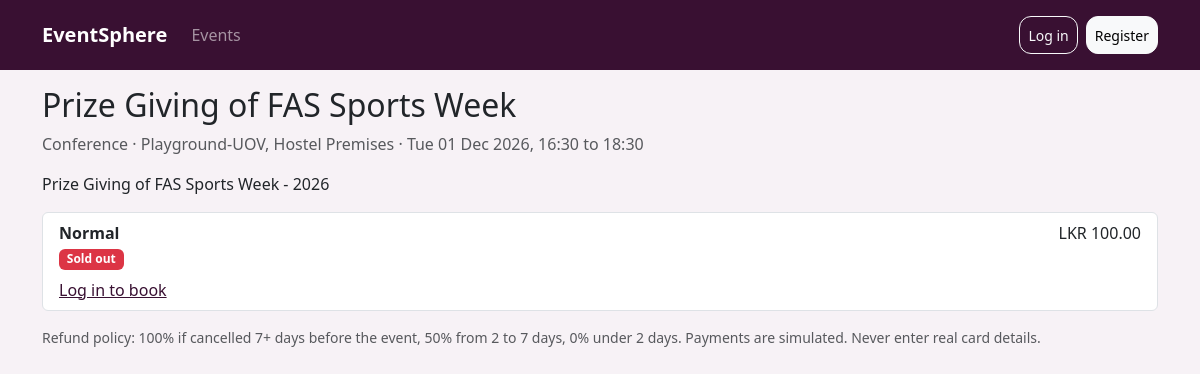
/events/6, run on an earlier commit of the app's database.
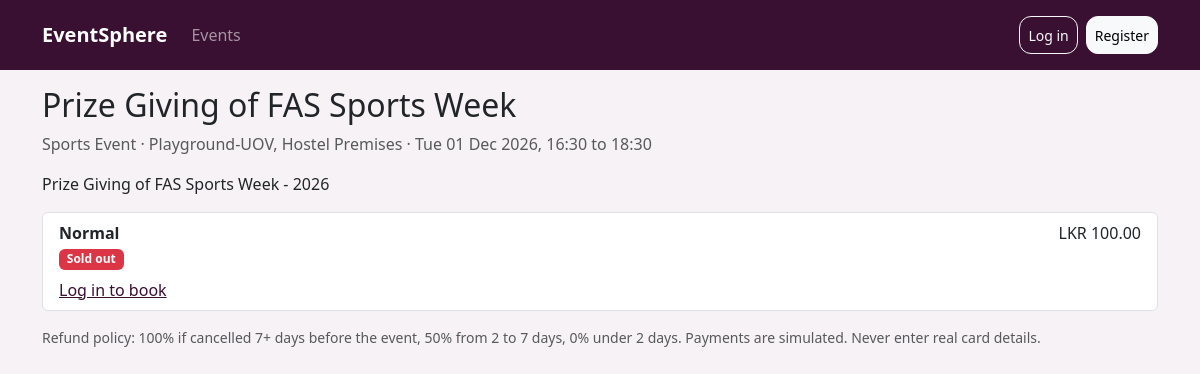
And on a later commit of the database.
### app/models.py (models this page shows)
class Event(Base):
    __tablename__ = "events"
    id = Column(Integer, primary_key=True)
    title = Column(String(200), nullable=False)
    category = Column(String(50), default="Concert")
    venue_id = Column(Integer, ForeignKey("venues.id"))
    start = Column(DateTime, nullable=False)
    end = Column(DateTime, nullable=False)
    description = Column(Text, default="")
    status = Column(String(20), default="draft")  # draft / published / cancelled

### app/routes_public.py (the view)
@router.get("/events/{event_id}")
def event_page(event_id: int, request: Request, db=Depends(get_db), user=Depends(get_current_user)):
    ev = db.get(Event, event_id)
    if not ev or (ev.status == "draft" and not (user and user.role == "admin")):
        raise HTTPException(404, "Event not found")
    cats = db.query(TicketCategory).filter_by(event_id=ev.id).all()
    return render(request, "event.html", db, user, ev=ev, venue=db.get(Venue, ev.venue_id), cats=cats)

### app/templates/event.html (shortened to what this page needs)
{% extends "base.html" %}
{% block content %}
<h2>{{ ev.title }}</h2>
<p class="text-muted">{{ ev.category }} · {{ venue.name }}, {{ venue.location }} ·
  {{ ev.start.strftime('%a %d %b %Y, %H:%M') }} to {{ ev.end.strftime('%H:%M') }}</p>
<p>{{ ev.description }}</p>
<div class="list-group">
{% for c in cats %}{% set left = c.quantity - c.sold %}
  <div class="list-group-item">
    <div class="d-flex justify-content-between"><strong>{{ c.name }}</strong><span>LKR {{ '%.2f'|format(c.price) }}</span></div>
    <div class="mb-2">{% if left > 0 %}<span class="badge bg-success">{{ left }} left</span>
      {% else %}<span class="badge bg-danger">Sold out</span>{% endif %}</div>
    {% if ev.status == 'published' %}
      {% if not user %}<a href="/login">Log in to book</a>
      {% endif %}
    {% endif %}
  </div>
{% endfor %}
</div>
<p class="small text-muted mt-3">Refund policy: 100% if cancelled 7+ days before the event, 50% from 2 to 7 days, 0% under 2 days.
  Payments are simulated. Never enter real card details.</p>
{% endblock %}

What changed in the data, as far as the page shows it:
changed Event "Prize Giving of FAS Sports Week": category "Conference" → "Sports Event"
